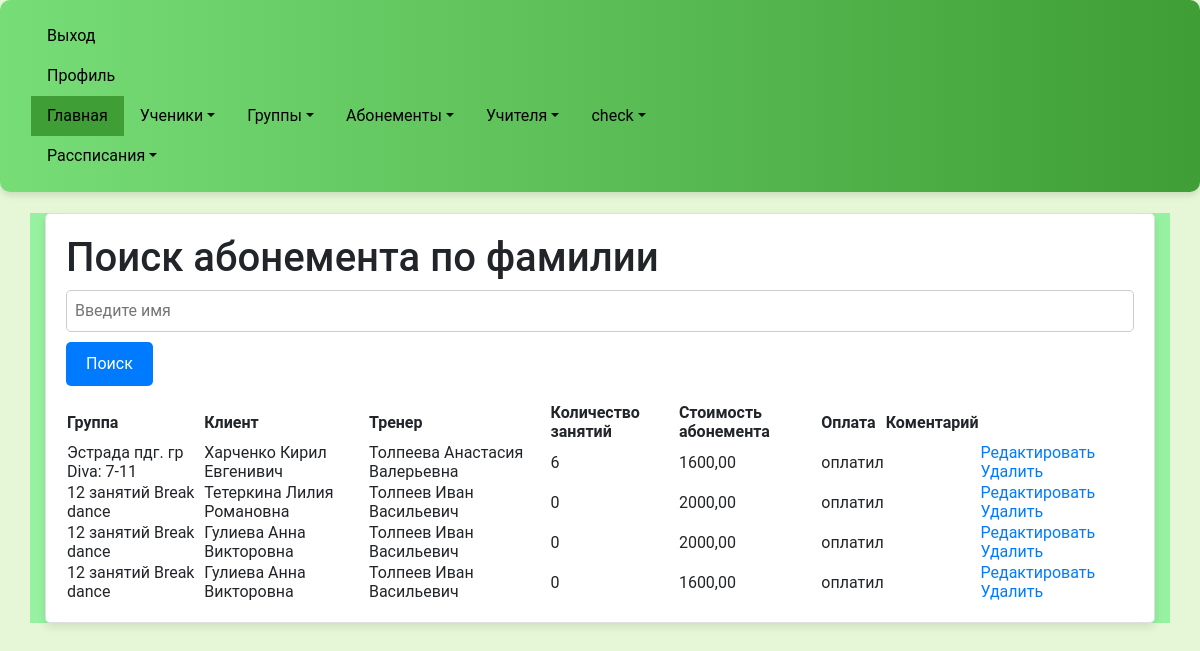
Page /subscription_list/ (signed in) on the earlier database version.
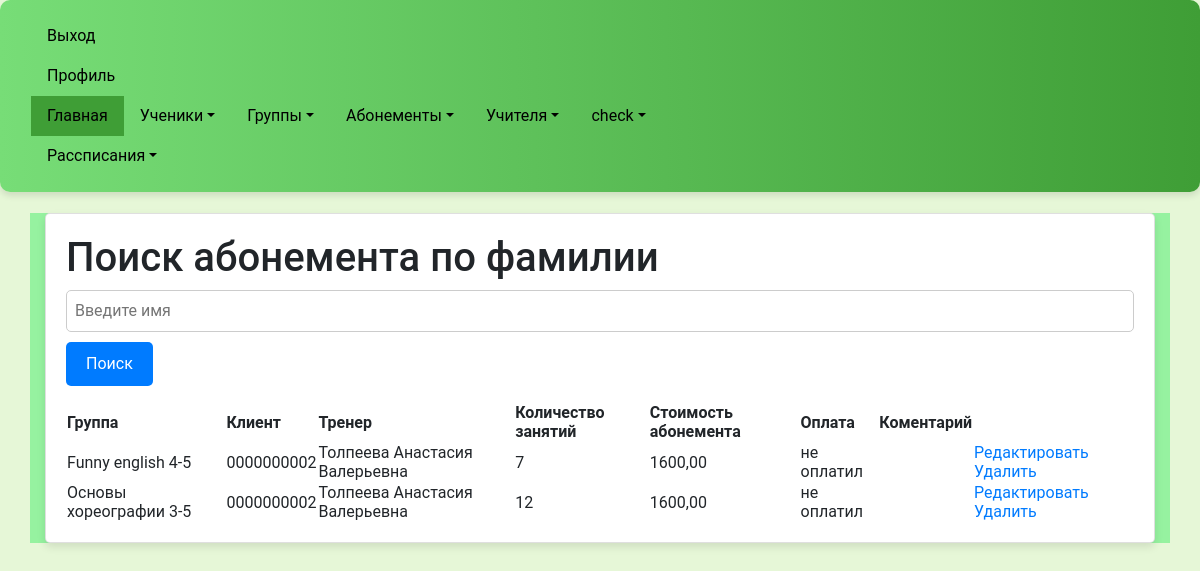
Same page on the later database version.
### myapp/models.py (models this page shows, shortened)
class Subscription(models.Model):
    group = models.ForeignKey(Group, on_delete=models.CASCADE)
    client = models.ForeignKey(Client, on_delete=models.CASCADE)
    coach = models.ForeignKey(Coach, on_delete=models.CASCADE)
    lessons_count = models.IntegerField()
    attendance = models.BooleanField(default=False)
    price = models.DecimalField(max_digits=10, decimal_places=2)  # Добавляем поле для стоимости абонемента
    comment = models.TextField(blank=True, null=True)
    button_highlighted = models.BooleanField(default=False)
    date = models.DateTimeField(auto_now_add=True)  # Добавляем поле для даты создания
    end_date = models.DateTimeField()  # Добавляем поле для даты окончания абонемента
    lesson_schedule = models.ForeignKey(LessonSchedule, on_delete=models.CASCADE)

class Group(models.Model):
    name = models.CharField(max_length=255)
    coach = models.ForeignKey('Coach', on_delete=models.PROTECT, related_name='coach_groups')
    description = models.TextField()
    students = models.ManyToManyField(Client, related_name='group_students')

class Client(models.Model):
    full_name = models.CharField(max_length=255)
    birth_date = models.DateField()
    phone_number = models.CharField(max_length=20)
    parent_name = models.CharField(max_length=255)
    address = models.CharField(max_length=255, default='Unknown Address')  # Add a default value here
    card_number = models.CharField(max_length=100, unique=True)
    group_obj = models.ForeignKey('Group', on_delete=models.SET_NULL, null=True, blank=True)
    date_joined = models.DateField()

class Coach(models.Model):
    full_name = models.CharField(max_length=255)
    phone_number = models.CharField(max_length=20)
    students = models.ManyToManyField(Client, related_name='coach_students')
    groupqs = models.ManyToManyField(Group, related_name='coach_groupqs')
    percent = models.FloatField(default=0)

### myapp/views.py (the view)
# urls.py: path('subscription_list/', subscription_list, name='subscription_list'),
@login_required
def subscription_list(request):
    query = request.GET.get('q')
    if query:
        subscriptions = Subscription.objects.filter(client__full_name__icontains=query)
    else:
        subscriptions = Subscription.objects.all()
    return render(request, 'subscription_list.html', {'subscriptions': subscriptions})

### myapp/templates/subscription_list.html
{% extends 'base.html' %}
{% block content %}
<div class="container">
    <div class="card">
        <h1>Поиск абонемента по фамилии</h1>
        <form method="GET">
            <input type="text" name="q" placeholder="Введите имя" value="{{ request.GET.q }}">
            <button type="submit">Поиск</button>
        </form>
        <table>
            <thead>
            <tr>
                <th>Группа</th>
                <th>Клиент</th>
                <th>Тренер</th>
                <th>Количество занятий</th>
                <th>Стоимость абонемента</th>
                <th>Оплата</th>
                <th>Коментарий</th>
            </tr>
            </thead>
            <tbody>
            {% for subscription in subscriptions %}
            <tr>
                <td>{{ subscription.group.name }}</td>
                <td>{{ subscription.client.full_name }}</td>
                <td>{{ subscription.coach.full_name }}</td>
                <td>{{ subscription.lessons_count }}</td>
                <td>{{ subscription.price }}</td>
                <td>{{ subscription.attendance|yesno:"оплатил,не оплатил" }}</td>
                <td>{{ subscription.comment }}</td>
                <td>
                    <a href="{% url 'edit_subscription' subscription.id %}">Редактировать</a>
                    <a href="{% url 'delete_subscription' subscription_id=subscription.id %}">Удалить</a>
                </td>
            </tr>
            {% empty %}
            <tr>
                <td colspan="4">No subscriptions yet.</td>
            </tr>
            {% endfor %}
            </tbody>
        </table>
    </div>
</div>
{% endblock %}

### myapp/templates/base.html (shortened to what this page needs)
{% load static %}
<html lang="en">
<head>
    <link href="{% static 'css/bootstrap.min.css' %}" rel="stylesheet">
</head>
<body>
<nav>
    <div class="content-wrapper">
        <div class="row">
            <div class="col-md-8">
                {% if user.is_authenticated %}
                <a class="nav-item nav-link" href="{% url 'logout' %}">Выход</a>
                <a class="nav-item nav-link" href="{% url 'profile' %}">Профиль</a>
                {% else %}
                <a class="nav-item nav-link" href="{% url 'login' %}">Вход</a>
                <a class="nav-item nav-link" href="{% url 'register' %}">Регистрация</a>
                {% endif %}
                <ul class="nav">
                    <li class="nav-item">
                        <a class="nav-link active" href="{% url 'home' %}">Главная</a>
                    </li>
                    <li class="nav-item dropdown">
                        <a class="nav-link dropdown-toggle" href="#" id="navbarDropdownStudents" role="button"
                           data-bs-toggle="dropdown" aria-expanded="false">Ученики</a>
                    </li>
                    <li class="nav-item dropdown">
                        <a class="nav-link dropdown-toggle" href="#" id="navbarDropdownGroups" role="button"
                           data-bs-toggle="dropdown" aria-expanded="false">Группы</a>
                    </li>
                    <li class="nav-item dropdown">
                        <a class="nav-link dropdown-toggle" href="#" id="navbarDropdownMenuLink" role="button"
                           data-bs-toggle="dropdown" aria-expanded="false">Абонементы</a>
                    </li>
                    <li class="nav-item dropdown">
                        <a class="nav-link dropdown-toggle" href="#" id="navbarDropdownCoaches" role="button"
                           data-bs-toggle="dropdown" aria-expanded="false">Учителя</a>
                    </li>
                    <li class="nav-item dropdown">
                        <a class="nav-link dropdown-toggle" href="#" id="navbarDropdowncheck" role="button"
                           data-bs-toggle="dropdown" aria-expanded="false">check</a>
                    </li>
                    <li class="nav-item dropdown">
                        <a class="nav-link dropdown-toggle" href="#" id="navbarDropdowntraining_room" role="button"
                           data-bs-toggle="dropdown" aria-expanded="false">Рассписания</a>
                    </li>
                </ul>
            </div>
        </div>
    </div>
</nav>
<div class="col-md-8">
</div>
{% block content %}
{% endblock %}
</body>
</html>

### myapp/templates/base.html (style rules this page uses)
.content-wrapper { margin: 0 auto; max-width: 1200px; padding: 0 15px; }
.col-md-8 { text-align: left; }
body { font-family: 'Roboto', sans-serif; background-color: #e6f7d7; transition: background-color 0.5s ease; }
nav { background-image: linear-gradient(to right, #77dd77, #3f9e36); padding: 1rem; border-radius: 10px; box-shadow: 0 4px 6px rgba(0, 0, 0, 0.1); }
nav a, .nav-link, .dropdown-item { color: #000000; text-decoration: none; transition: color 0.3s; }
.active { background-color: #3f9e36; }
.container { margin-top: 20px; background-color: #96f2a0; }
.card { box-shadow: 0 4px 8px rgba(0, 0, 0, 0.1); border-radius: 5px; background-color: #fff; padding: 20px; margin-bottom: 20px; }
input, select { width: 100%; padding: 8px; margin-bottom: 10px; border: 1px solid #ccc; border-radius: 5px; box-sizing: border-box; }
button { padding: 10px 20px; background-color: #007bff; color: #fff; border: none; border-radius: 5px; cursor: pointer; }

Differences in the rows shown:
removed Subscription: group.name "Эстрада пдг. гр Diva: 7-11", client.full_name "Харченко Кирил Евгенивич", coach.full_name "Толпеева Анастасия Валерьевна", lessons_count "6", price "1600,00", attendance "оплатил"
removed Subscription: group.name "12 занятий Break dance", client.full_name "Тетеркина Лилия Романовна", coach.full_name "Толпеев Иван Васильевич", lessons_count "0", price "2000,00", attendance "оплатил"
removed Subscription: group.name "12 занятий Break dance", client.full_name "Гулиева Анна Викторовна", coach.full_name "Толпеев Иван Васильевич", lessons_count "0", price "2000,00", attendance "оплатил"
removed Subscription: group.name "12 занятий Break dance", client.full_name "Гулиева Анна Викторовна", coach.full_name "Толпеев Иван Васильевич", lessons_count "0", price "1600,00", attendance "оплатил"
added Subscription: group.name "Funny english 4-5", client.full_name "0000000002", coach.full_name "Толпеева Анастасия Валерьевна", lessons_count "7", price "1600,00", attendance "не оплатил"
added Subscription: group.name "Основы хореографии 3-5", client.full_name "0000000002", coach.full_name "Толпеева Анастасия Валерьевна", lessons_count "12", price "1600,00", attendance "не оплатил"
